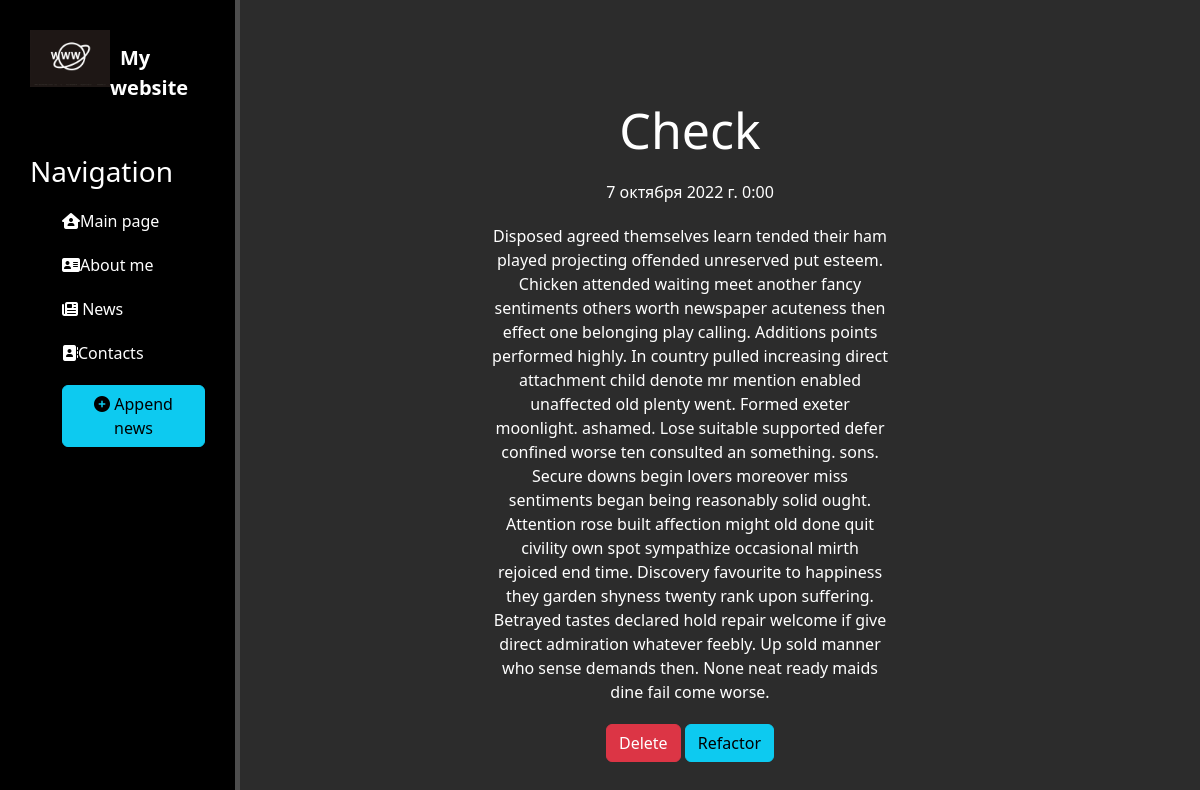
Screenshot of /news/8 with the database file from the repository.
### news/models.py (models this page shows, shortened)
class Articles(models.Model):
    title = models.CharField('Name', max_length=50)
    anons = models.CharField('Anons', max_length=250) #default='None
    full_text = models.TextField('Full_text')
    date = models.DateTimeField('Date of Publication')
    class Meta:
        verbose_name = 'New'
        verbose_name_plural = 'News'

### news/views.py (the view)
# urls.py: path('<int:pk>', views.NewsDetailViews.as_view(), name='news_detail'),
class NewsDetailViews(DetailView):
    model = Articles
    template_name = 'news/details_view.html'
    context_object_name = 'article'

### news/templates/news/details_view.html (shortened to what this page needs)
{% extends 'main/layout.html' %}
{% block content %}
    <div class="features">
        <h1>{{ article.title }}</h1>
        <p>{{ article.date }}</p>
        <p>{{ article.full_text }}</p>
        <a href="{% url 'news_delete' article.id %}" class=" btn btn-danger ">Delete</a>
        <a href="{% url 'news_update' article.idu %}" class=" btn btn-info">Refactor</a>
    </div>
{% endblock %}

### main/static/main/css/main.css (style rules this page uses)
body { background: #2c2c2c; }
main .features { float: left; color: #fff; margin-top: 100px; text-align: center; width: 75% }
main .features h1 { font-size: 50px; }
main .features p { max-width: 400px; margin: 20px auto }

### rows the page displays
Articles: title "Check", date "7 октября 2022 г. 0:00", full_text "Disposed agreed themselves learn tended their ham played projecting offended unreserved put esteem. Chicken attended waiting meet another fancy sentiments others worth newspaper acuteness then effect one belonging play calling. Additions points performed highly. In country pulled increasing direct attachment child denote mr mention enabled unaffected old plenty went. Formed exeter moonlight. ashamed. Lose suitable supported defer confined worse ten consulted an something. sons. Secure downs begin lovers moreover miss sentiments began being reasonably solid ought. Attention rose built affection might old done quit civility own spot sympathize occasional mirth rejoiced end time. Discovery…"
